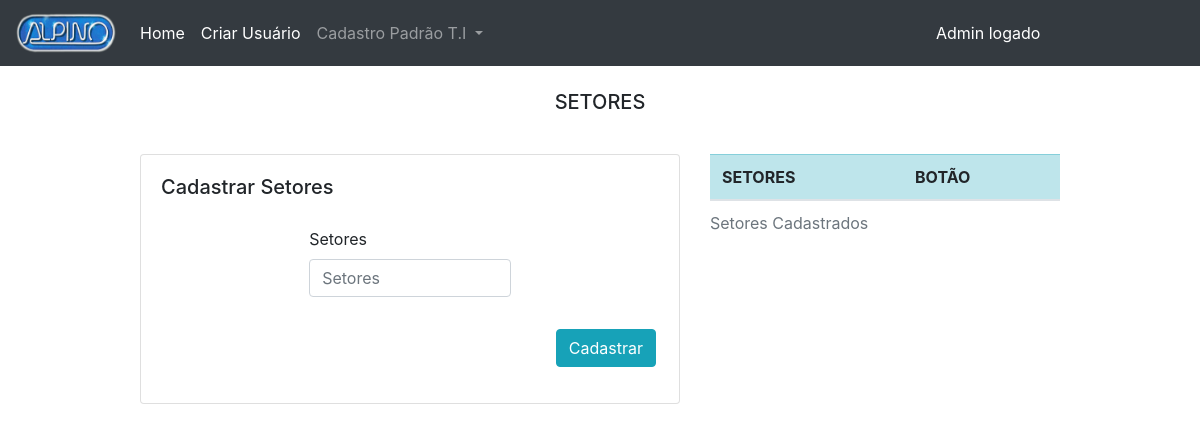
/public/pags/admin/registerStandard/registerSetores.php, run on an earlier commit of the app's database.
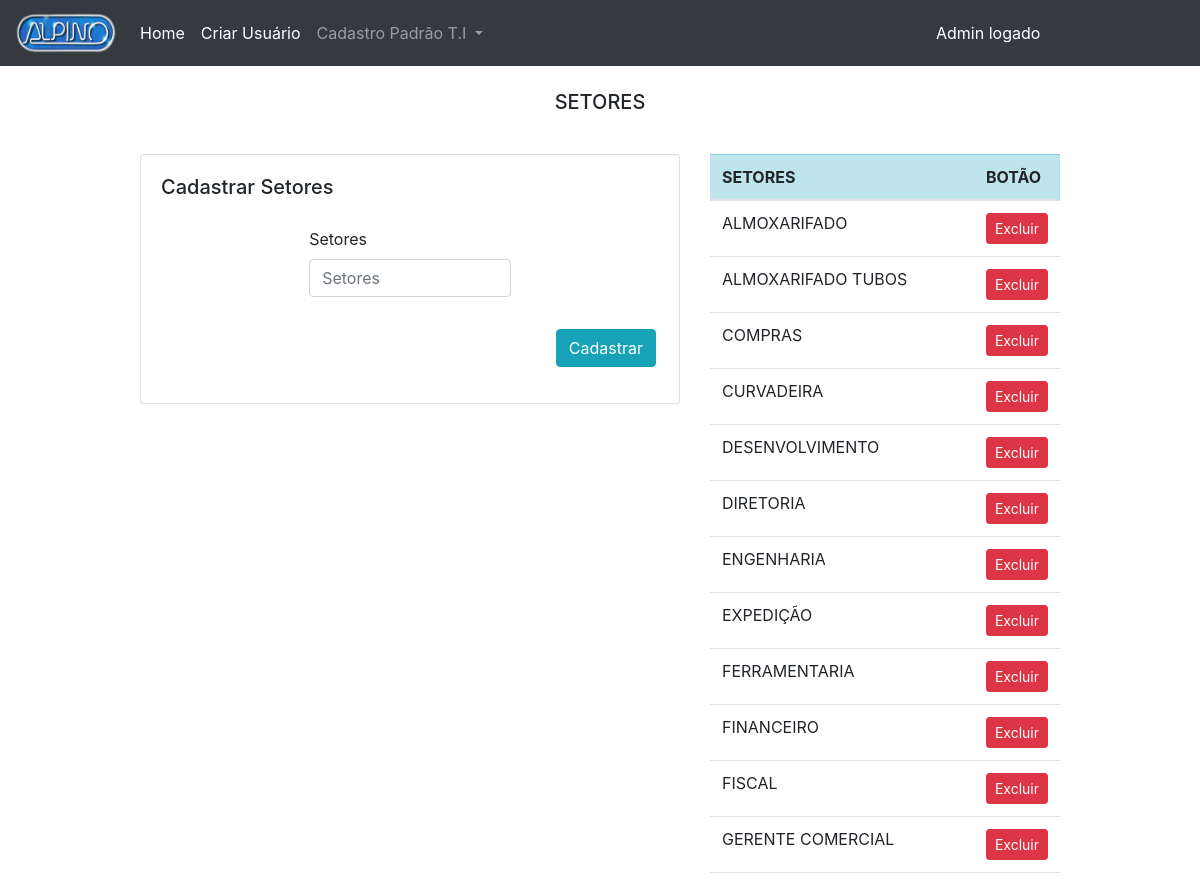
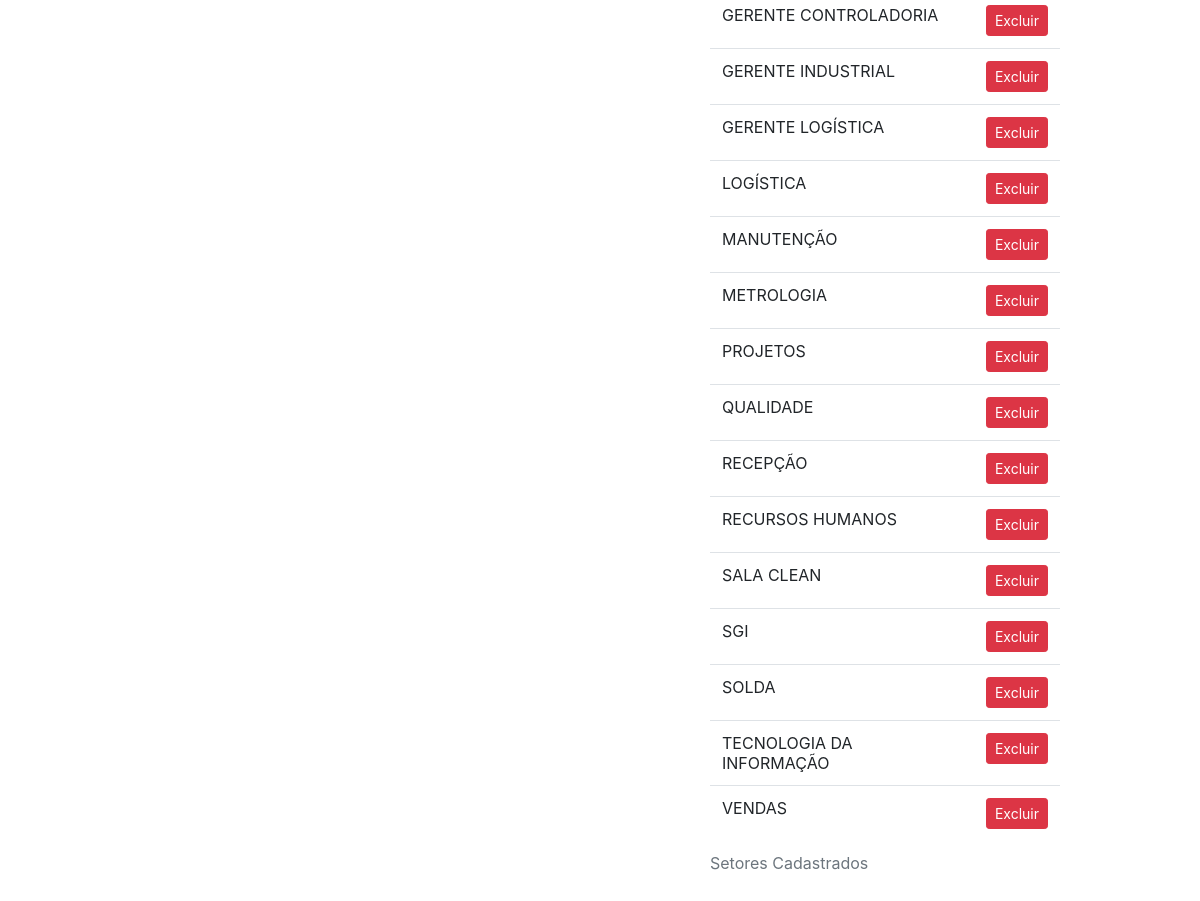
And on a later commit of the database (2 pictures, top to bottom).
### tables this page shows
CREATE TABLE `setor` (
  `id` int(10) UNSIGNED NOT NULL,
  `setor` varchar(45) NOT NULL
);

### public/pags/admin/registerStandard/registerSetores.php (the view, shortened to what this page needs)
<?php
    include_once("../../../../src/config/conexaodb.php");
    $coleta = mysqli_query($conn, "SELECT * FROM setor order by setor asc");
?>
<html lang="pt-br">
<head>
    <link rel="stylesheet" href="../../../../node_modules/bootstrap/dist/css/bootstrap.css">
</head>
<body>
    <?php
        include_once '../include/nav_register.php';
    ?>
    <div class="container">
        <div class="row">
            <div class="col">
                <div class="py-3 text-center">
                    <h5 class="display-5 m-2">SETORES</h5>
                </div>
            </div>
        </div>
        <div class="row justify-content-center">
            <div class="col-md-6">
                <div class="py-3">
                    <div class="card">
                        <div class="card-body">
                            <h5 class="card-title">Cadastrar Setores</h5>
                            <div class="row">
                                <div class="col">
                                    <form action="../../../../src/db/setor/insert.php" method="POST">
                                        <div class="form-row justify-content-center">
                                            <div class="form-group col-md-5">
                                                <label for="inputSetor" class="pt-3">Setores</label>
                                                <input type="text" name="inputSetor" class="form-control" placeholder="Setores">
                                            </div>
                                        </div>
                                        <div class="pt-3">
                                            <div class="form-row justify-content-end">
                                                <button type="submit" class="btn btn-info mr-2">Cadastrar</button>
                                            </div>
                                        </div>
                                    </form>
                                </div>
                            </div>
                        </div>
                    </div>
                </div>
            </div>
            <div class="col-md-4">
                <div class="py-3">
                    <table class="table">
                        <caption>Setores Cadastrados</caption>
                        <thead>
                            <tr class="table-info">
                                <th scope="col">SETORES</th>
                                <th scope="col">BOTÃO</th>
                            </tr>
                        </thead>
                        <tbody>
                            <?php while($linha = mysqli_fetch_assoc($coleta)) { ?>
                            <tr>
                               <td>
                                    <?php echo $linha['setor']; ?>
                               </td>
                               <td>
                                    <a href="../../../../src/db/setor/delete.php?id=<?php echo $linha['id']; ?>">
                                        <button type="button" class="btn btn-danger btn-sm">Excluir</button>
                                    </a>
                               </td>
                            </tr>
                            <?php } ?>
                        </tbody>
                    </table>
                </div>
            </div>
        </div>
    </div>
</body>
</html>

### public/pags/admin/include/nav_register.php (shortened to what this page needs)
<nav class="navbar navbar-expand-lg  navbar-dark bg-dark">
        <a class="navbar-brand" href="#">
            <img src="../../../assets/img/logo.png" width="100" height="40" alt="Alpino">
        </a>
        <div class="collapse navbar-collapse" id="conteudoNavbarSuportado">
            <ul class="navbar-nav mr-auto">
                <li class="nav-item active">
                    <a class="nav-link" href="../main.php" style="font-size:16px;">Home<span class="sr-only"></span></a>
                </li>
                <li class="nav-item active">
                    <a class="nav-link" href alp-link="./users/registerNewUser.php" alp-destino=".pagina"
                        style="font-size:16px;">Criar Usuário<span class="sr-only"></span></a>
                </li>
                <li class="nav-item dropdown">
                    <a class="nav-link dropdown-toggle" href="#" id="navbarDropdown" role="button"
                        data-toggle="dropdown" aria-haspopup="true" aria-expanded="false" style="font-size:16px;">
                        Cadastro Padrão T.I
                    </a>
                </li>
            </ul>
            <ul class="nav justify-content-end">
                <li class="nav-item">
                    <a href="#"><input type="text" class="form-control-plaintext text-white" data-toggle="modal"
                            data-target="#" value="Admin logado"></a>
                </li>
            </ul>
        </div>
    </nav>

What changed in the data, as far as the page shows it:
added setor: setor "ALMOXARIFADO"
added setor: setor "ALMOXARIFADO TUBOS"
added setor: setor "COMPRAS"
added setor: setor "CURVADEIRA"
added setor: setor "DESENVOLVIMENTO"
added setor: setor "DIRETORIA"
added setor: setor "ENGENHARIA"
added setor: setor "EXPEDIÇÃO"
added setor: setor "FERRAMENTARIA"
added setor: setor "FINANCEIRO"
added setor: setor "FISCAL"
added setor: setor "GERENTE COMERCIAL"
added setor: setor "GERENTE CONTROLADORIA"
added setor: setor "GERENTE INDUSTRIAL"
added setor: setor "GERENTE LOGÍSTICA"
added setor: setor "LOGÍSTICA"
added setor: setor "MANUTENÇÃO"
added setor: setor "METROLOGIA"
added setor: setor "PROJETOS"
added setor: setor "QUALIDADE"
added setor: setor "RECEPÇÃO"
added setor: setor "RECURSOS HUMANOS"
added setor: setor "SALA CLEAN"
added setor: setor "SGI"
added setor: setor "SOLDA"
added setor: setor "TECNOLOGIA DA INFORMAÇÃO"
added setor: setor "VENDAS"
